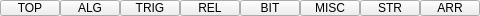
        <widget class="PyDMFrame" name="composite_7">
          <property name="geometry">
            <rect>
              <x>0</x>
              <y>0</y>
              <width>480</width>
              <height>16</height>
            </rect>
          </property>
          <property name="sizePolicy">
            <sizepolicy hsizetype="Ignored" vsizetype="Ignored">
              <horstretch>0</horstretch>
              <verstretch>0</verstretch>
            </sizepolicy>
          </property>
          <layout class="QGridLayout" name="gridLayout_8" columnstretch="60,60,60,60,60,60,60,60" rowstretch="16">
            <property name="leftMargin">
              <number>0</number>
            </property>
            <property name="topMargin">
              <number>0</number>
            </property>
            <property name="rightMargin">
              <number>0</number>
            </property>
            <property name="bottomMargin">
              <number>0</number>
            </property>
            <property name="horizontalSpacing">
              <number>0</number>
            </property>
            <property name="verticalSpacing">
              <number>0</number>
            </property>
            <item row="0" column="0">
              <widget class="PyDMRelatedDisplayButton" name="related_display">
                <property name="geometry">
                  <rect>
                    <x>0</x>
                    <y>0</y>
                    <width>60</width>
                    <height>16</height>
                  </rect>
                </property>
                <property name="sizePolicy">
                  <sizepolicy hsizetype="Ignored" vsizetype="Ignored">
                    <horstretch>0</horstretch>
                    <verstretch>0</verstretch>
                  </sizepolicy>
                </property>
                <property name="toolTip">
                  <string>TOP</string>
                </property>
                <property name="text">
                  <string>TOP</string>
                </property>
                <property name="showIcon" stdset="0">
                  <bool>false</bool>
                </property>
                <property name="font">
                  <font>
                    <pointsize>9</pointsize>
                  </font>
                </property>
                <property name="styleSheet">
                  <string notr="true">PyDMRelatedDisplayButton#related_display {
  color: rgb(255, 255, 255);
  background-color: rgb(51, 153, 0);
  }</string>
                </property>
                <property name="titles" stdset="0">
                  <stringlist>
                    <string/>
                  </stringlist>
                </property>
                <property name="filenames" stdset="0">
                  <stringlist>
                    <string>calcExamples.ui</string>
                  </stringlist>
                </property>
                <property name="macros" stdset="0">
                  <stringlist>
                    <string/>
                  </stringlist>
                </property>
                <property name="openInNewWindow" stdset="0">
                  <bool>false</bool>
                </property>
              </widget>
            </item>
            <item row="0" column="1">
              <widget class="PyDMRelatedDisplayButton" name="related_display_1">
                <property name="geometry">
                  <rect>
                    <x>60</x>
                    <y>0</y>
                    <width>60</width>
                    <height>16</height>
                  </rect>
                </property>
                <property name="sizePolicy">
                  <sizepolicy hsizetype="Ignored" vsizetype="Ignored">
                    <horstretch>0</horstretch>
                    <verstretch>0</verstretch>
                  </sizepolicy>
                </property>
                <property name="toolTip">
                  <string>ALG</string>
                </property>
                <property name="text">
                  <string>ALG</string>
                </property>
                <property name="showIcon" stdset="0">
                  <bool>false</bool>
                </property>
                <property name="font">
                  <font>
                    <pointsize>9</pointsize>
                  </font>
                </property>
                <property name="styleSheet">
                  <string notr="true">PyDMRelatedDisplayButton#related_display_1 {
  color: rgb(255, 255, 255);
  background-color: rgb(51, 153, 0);
  }</string>
                </property>
                <property name="titles" stdset="0">
                  <stringlist>
                    <string/>
                  </stringlist>
                </property>
                <property name="filenames" stdset="0">
                  <stringlist>
                    <string>calcAlgebraicExamples.ui</string>
                  </stringlist>
                </property>
                <property name="macros" stdset="0">
                  <stringlist>
                    <string/>
                  </stringlist>
                </property>
                <property name="openInNewWindow" stdset="0">
                  <bool>false</bool>
                </property>
              </widget>
            </item>
            <item row="0" column="2">
              <widget class="PyDMRelatedDisplayButton" name="related_display_2">
                <property name="geometry">
                  <rect>
                    <x>120</x>
                    <y>0</y>
                    <width>60</width>
                    <height>16</height>
                  </rect>
                </property>
                <property name="sizePolicy">
                  <sizepolicy hsizetype="Ignored" vsizetype="Ignored">
                    <horstretch>0</horstretch>
                    <verstretch>0</verstretch>
                  </sizepolicy>
                </property>
                <property name="toolTip">
                  <string>TRIG</string>
                </property>
                <property name="text">
                  <string>TRIG</string>
                </property>
                <property name="showIcon" stdset="0">
                  <bool>false</bool>
                </property>
                <property name="font">
                  <font>
                    <pointsize>9</pointsize>
                  </font>
                </property>
                <property name="styleSheet">
                  <string notr="true">PyDMRelatedDisplayButton#related_display_2 {
  color: rgb(255, 255, 255);
  background-color: rgb(51, 153, 0);
  }</string>
                </property>
                <property name="titles" stdset="0">
                  <stringlist>
                    <string/>
                  </stringlist>
                </property>
                <property name="filenames" stdset="0">
                  <stringlist>
                    <string>calcTrigExamples.ui</string>
                  </stringlist>
                </property>
                <property name="macros" stdset="0">
                  <stringlist>
                    <string/>
                  </stringlist>
                </property>
                <property name="openInNewWindow" stdset="0">
                  <bool>false</bool>
                </property>
              </widget>
            </item>
            <item row="0" column="3">
              <widget class="PyDMRelatedDisplayButton" name="related_display_3">
                <property name="geometry">
                  <rect>
                    <x>180</x>
                    <y>0</y>
                    <width>60</width>
                    <height>16</height>
                  </rect>
                </property>
                <property name="sizePolicy">
                  <sizepolicy hsizetype="Ignored" vsizetype="Ignored">
                    <horstretch>0</horstretch>
                    <verstretch>0</verstretch>
                  </sizepolicy>
                </property>
                <property name="toolTip">
                  <string>REL</string>
                </property>
                <property name="text">
                  <string>REL</string>
                </property>
                <property name="showIcon" stdset="0">
                  <bool>false</bool>
                </property>
                <property name="font">
                  <font>
                    <pointsize>9</pointsize>
                  </font>
                </property>
                <property name="styleSheet">
                  <string notr="true">PyDMRelatedDisplayButton#related_display_3 {
  color: rgb(255, 255, 255);
  background-color: rgb(51, 153, 0);
  }</string>
                </property>
                <property name="titles" stdset="0">
                  <stringlist>
                    <string/>
                  </stringlist>
                </property>
                <property name="filenames" stdset="0">
                  <stringlist>
                    <string>calcRelationalExamples.ui</string>
                  </stringlist>
                </property>
                <property name="macros" stdset="0">
                  <stringlist>
                    <string/>
                  </stringlist>
                </property>
                <property name="openInNewWindow" stdset="0">
                  <bool>false</bool>
                </property>
              </widget>
            </item>
            <item row="0" column="4">
              <widget class="PyDMRelatedDisplayButton" name="related_display_4">
                <property name="geometry">
                  <rect>
                    <x>240</x>
                    <y>0</y>
                    <width>60</width>
                    <height>16</height>
                  </rect>
                </property>
                <property name="sizePolicy">
                  <sizepolicy hsizetype="Ignored" vsizetype="Ignored">
                    <horstretch>0</horstretch>
                    <verstretch>0</verstretch>
                  </sizepolicy>
                </property>
                <property name="toolTip">
                  <string>BIT</string>
                </property>
                <property name="text">
                  <string>BIT</string>
                </property>
                <property name="showIcon" stdset="0">
                  <bool>false</bool>
                </property>
                <property name="font">
                  <font>
                    <pointsize>9</pointsize>
                  </font>
                </property>
                <property name="styleSheet">
                  <string notr="true">PyDMRelatedDisplayButton#related_display_4 {
  color: rgb(255, 255, 255);
  background-color: rgb(51, 153, 0);
  }</string>
                </property>
                <property name="titles" stdset="0">
                  <stringlist>
                    <string/>
                  </stringlist>
                </property>
                <property name="filenames" stdset="0">
                  <stringlist>
                    <string>calcBitwiseExamples.ui</string>
                  </stringlist>
                </property>
                <property name="macros" stdset="0">
                  <stringlist>
                    <string/>
                  </stringlist>
                </property>
                <property name="openInNewWindow" stdset="0">
                  <bool>false</bool>
                </property>
              </widget>
            </item>
            <item row="0" column="5">
              <widget class="PyDMRelatedDisplayButton" name="related_display_5">
                <property name="geometry">
                  <rect>
                    <x>300</x>
                    <y>0</y>
                    <width>60</width>
                    <height>16</height>
                  </rect>
                </property>
                <property name="sizePolicy">
                  <sizepolicy hsizetype="Ignored" vsizetype="Ignored">
                    <horstretch>0</horstretch>
                    <verstretch>0</verstretch>
                  </sizepolicy>
                </property>
                <property name="toolTip">
                  <string>MISC</string>
                </property>
                <property name="text">
                  <string>MISC</string>
                </property>
                <property name="showIcon" stdset="0">
                  <bool>false</bool>
                </property>
                <property name="font">
                  <font>
                    <pointsize>9</pointsize>
                  </font>
                </property>
                <property name="styleSheet">
                  <string notr="true">PyDMRelatedDisplayButton#related_display_5 {
  color: rgb(255, 255, 255);
  background-color: rgb(51, 153, 0);
  }</string>
                </property>
                <property name="titles" stdset="0">
                  <stringlist>
                    <string/>
                  </stringlist>
                </property>
                <property name="filenames" stdset="0">
                  <stringlist>
                    <string>calcMiscExamples.ui</string>
                  </stringlist>
                </property>
                <property name="macros" stdset="0">
                  <stringlist>
                    <string/>
                  </stringlist>
                </property>
                <property name="openInNewWindow" stdset="0">
                  <bool>false</bool>
                </property>
              </widget>
            </item>
            <item row="0" column="6">
              <widget class="PyDMRelatedDisplayButton" name="related_display_6">
                <property name="geometry">
                  <rect>
                    <x>360</x>
                    <y>0</y>
                    <width>60</width>
                    <height>16</height>
                  </rect>
                </property>
                <property name="sizePolicy">
                  <sizepolicy hsizetype="Ignored" vsizetype="Ignored">
                    <horstretch>0</horstretch>
                    <verstretch>0</verstretch>
                  </sizepolicy>
                </property>
                <property name="toolTip">
                  <string>STR</string>
                </property>
                <property name="text">
                  <string>STR</string>
                </property>
                <property name="showIcon" stdset="0">
                  <bool>false</bool>
                </property>
                <property name="font">
                  <font>
                    <pointsize>9</pointsize>
                  </font>
                </property>
                <property name="styleSheet">
                  <string notr="true">PyDMRelatedDisplayButton#related_display_6 {
  color: rgb(255, 255, 255);
  background-color: rgb(51, 153, 0);
  }</string>
                </property>
                <property name="titles" stdset="0">
                  <stringlist>
                    <string/>
                  </stringlist>
                </property>
                <property name="filenames" stdset="0">
                  <stringlist>
                    <string>calcStringExamples.ui</string>
                  </stringlist>
                </property>
                <property name="macros" stdset="0">
                  <stringlist>
                    <string/>
                  </stringlist>
                </property>
                <property name="openInNewWindow" stdset="0">
                  <bool>false</bool>
                </property>
              </widget>
            </item>
            <item row="0" column="7">
              <widget class="PyDMRelatedDisplayButton" name="related_display_7">
                <property name="geometry">
                  <rect>
                    <x>420</x>
                    <y>0</y>
                    <width>60</width>
                    <height>16</height>
                  </rect>
                </property>
                <property name="sizePolicy">
                  <sizepolicy hsizetype="Ignored" vsizetype="Ignored">
                    <horstretch>0</horstretch>
                    <verstretch>0</verstretch>
                  </sizepolicy>
                </property>
                <property name="toolTip">
                  <string>ARR</string>
                </property>
                <property name="text">
                  <string>ARR</string>
                </property>
                <property name="showIcon" stdset="0">
                  <bool>false</bool>
                </property>
                <property name="font">
                  <font>
                    <pointsize>9</pointsize>
                  </font>
                </property>
                <property name="styleSheet">
                  <string notr="true">PyDMRelatedDisplayButton#related_display_7 {
  color: rgb(255, 255, 255);
  background-color: rgb(51, 153, 0);
  }</string>
                </property>
                <property name="titles" stdset="0">
                  <stringlist>
                    <string/>
                  </stringlist>
                </property>
                <property name="filenames" stdset="0">
                  <stringlist>
                    <string>calcArrayExamples.ui</string>
                  </stringlist>
                </property>
                <property name="macros" stdset="0">
                  <stringlist>
                    <string/>
                  </stringlist>
                </property>
                <property name="openInNewWindow" stdset="0">
                  <bool>false</bool>
                </property>
              </widget>
            </item>
          </layout>
        </widget>
